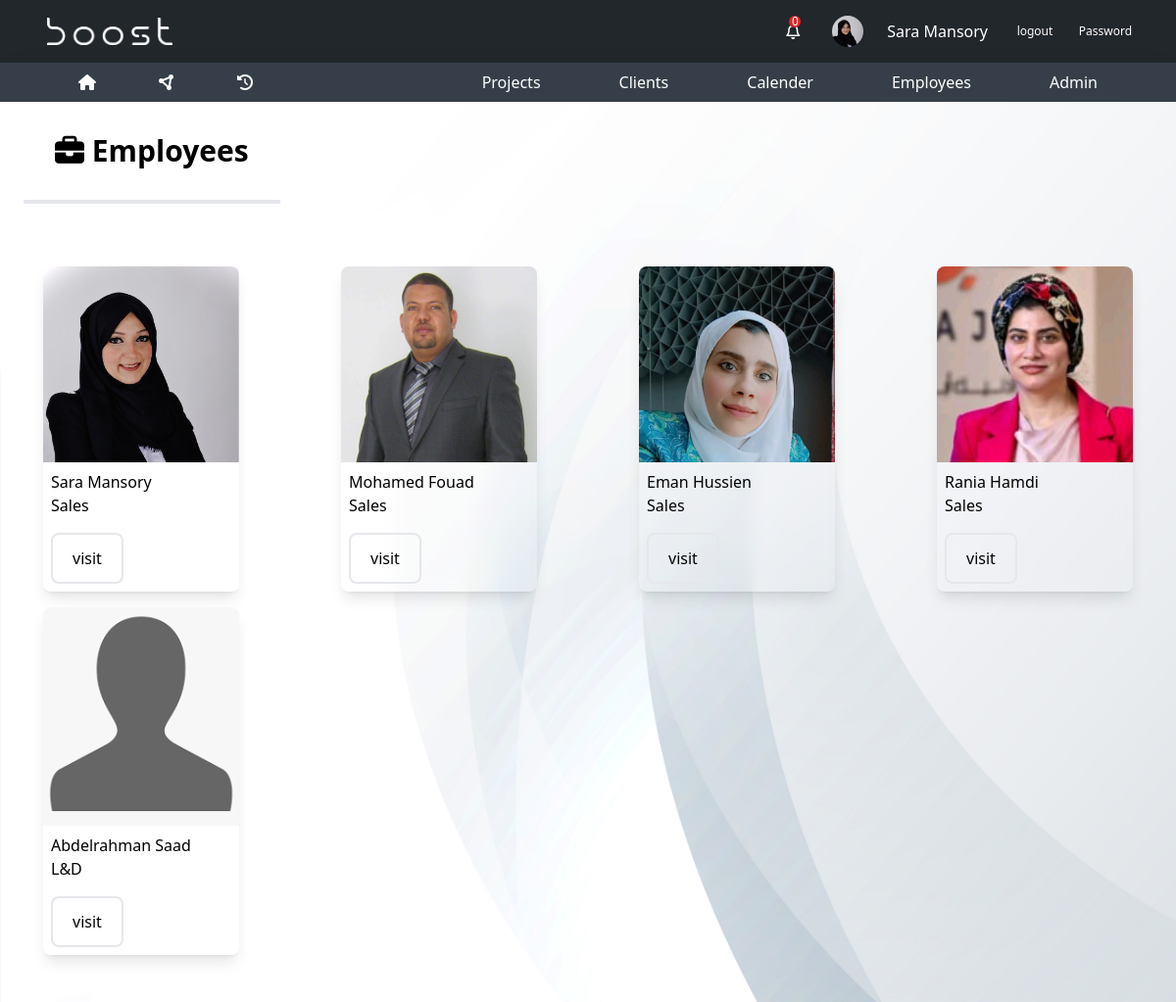
Page /employees/ (signed in) on the committed database.
### base/models.py (models this page shows, shortened)
class Employee(models.Model):
    employee_id = models.AutoField(primary_key=True)
    firstname = models.CharField(max_length=255)
    lastname = models.CharField(max_length=255)
    email = models.EmailField()
    phone = models.CharField(max_length=20)
    department = models.ForeignKey(
        Department, on_delete=models.SET_NULL, null=True)
    manager_role = models.BooleanField(default=False)
    user = models.OneToOneField(
        User, on_delete=models.CASCADE, null=True, default=None)
    employee_photo = models.ImageField(
        upload_to='employee_photos/', default='employee_photos/sara.jpg', null=True, blank=True)
    location = models.CharField(max_length=50, null=True)
    comilative_points=models.CharField(max_length=20,null=True)
    points=models.CharField(max_length=20,default="0")

class Department(models.Model):
    department_id=models.AutoField(primary_key=True)
    department_name=models.CharField(max_length=255)

### base/views.py (the view)
# urls.py: path('employees/', views.employees_list, name='employees'),
@login_required
def employees_list(request):
    employee = get_object_or_404(Employee, user=request.user)
    all_employees=Employee.objects.all()
    all_notifications=employee.notifications.all().order_by('-created_at')
    not_read_notifications=employee.notifications.filter(is_read=False).order_by('-created_at')
    context={
        "employee":employee,
        "all_employees":all_employees,
        "all_notifications":all_notifications,
        "not_read_notifications":not_read_notifications
    }
    return render(request,"pages/employees.html",context)

### templates/pages/employees.html (shortened to what this page needs)
{% extends 'base.html' %}
 {% load static %}
    {% block content %}
     {% include 'parts/navbar.html' %}
<main class="sales-bg">
<section class="relative">
  <h2 class="text-3xl font-bold mb-4 text-start ml-6  p-8 border-b-4 w-fit "> <i class="fa-solid  fa-briefcase"></i> Employees</h2>
  <div class="py-12 grid grid-cols-2 md:grid-cols-3 lg:grid-cols-4 justify-center items-center gap-4">
    {% for employee in all_employees  %}
       <div class="shadow-lg w-fit mx-auto rounded-lg backdrop-blur">
            <img src="{{employee.employee_photo.url}}" alt="employee" class=" w-[200px] rounded-t-lg">
            <div class="text p-2">
                <h1>{{employee.firstname}} {{employee.lastname}}</h1>
                <h3>{{employee.department.department_name}}</h3>
                <button class="btn-primary mt-4">
                    <a href="{% url 'employees' %}{{employee.employee_id}}">visit</a>
                </button>
            </div>
       </div>
    {% endfor %}
  </div>
</section>
</main>
{% endblock content %}

### templates/parts/navbar.html (shortened to what this page needs)
{% load static %}
<header class="">
  <div class="bg-[#22272C] px-12 py-2 flex justify-between items-center text-white">
    <div>
      <img src="{% static 'images/boost.png' %}" class="w-32" alt="Logo" />
    </div>
    <div class="flex items-center gap-6 text-white">
        <div class="relative hover:bg-slate-600  cursor-pointer w-6 h-6 flex items-center justify-center p-4 rounded-full" id="nav-profile">
            <i class="fa-regular fa-bell"></i>
            <div class="absolute top-0 left-3 w-3 h-3 text-white bg-red-600 rounded-full flex items-center justify-center text-xs notification-count">{{not_read_notifications.count}}</div>
        </div>
        {% if employee.employee_photo.url %}
        <img
          src="{{ employee.employee_photo.url }}"
          class="w-8 rounded-full cursor-pointer"
          alt="Logo"
        />
        {% endif %}
        <span>{{employee.firstname}} {{employee.lastname}}</span>
        <a class="text-xs hover:bg-slate-600 w-12 h-12 flex items-center justify-center rounded-full" href="{% url 'logout' %}">logout</a>
        <a class="text-xs hover:bg-slate-600 w-12 h-12 flex items-center justify-center rounded-full" href="{% url 'change-password' %}">Password</a>
    </div>
  </div>
  <div class="bg-[#363F49] shadow-2xl px-16 flex gap-20 text-white items-center justify-between">
    <div class="flex gap-8">
      <div class="px-4 py-2 hover:bg-[#22272c] transition-all duration-300 cursor-pointer">
        <a href="{% url 'tasks' %}"><i class="fa-solid fa-house"></i></a>
      </div>
      <div class="px-4 py-2 hover:bg-[#22272c] transition-all duration-300 cursor-pointer">
        <a href="{% url 'home' %}"><i class="fa-solid fa-circle-nodes"></i></a>
      </div>
      <div class="px-4 py-2 hover:bg-[#22272c] transition-all duration-300 cursor-pointer">
        <a href="{% url 'all_tasks' %}">
          <i class="fa-solid fa-clock-rotate-left"></i>
        </a>
      </div>
    </div>
    <ul class="flex gap-12">
      <li class="relative px-4 py-2 hover:bg-[#22272c] transition-all duration-300">
        <a href="{% url 'projects' %}">Projects</a>
      </li>
      <li class="relative px-4 py-2 hover:bg-[#22272c] transition-all duration-300">
        <a href="{% url 'clients' %}">Clients</a>
      </li>
      <li class="relative px-4 py-2 hover:bg-[#22272c] transition-all duration-300">
        <a href="{% url 'courses' %}">Calender</a>
      </li>
      <li class="relative px-4 py-2 hover:bg-[#22272c] transition-all duration-300">
        <a href="{% url 'employees' %}">Employees</a>
      </li>
      <li class="relative px-4 py-2 hover:bg-[#22272c] transition-all duration-300">
        <a href="{% url 'admin:index' %}">Admin</a>
      </li>
    </ul>
  </div>
</header>

### rows in the picture
Employee: employee_photo (picture), firstname "Sara", lastname "Mansory", department.department_name "Sales"
Employee: employee_photo (picture), firstname "Mohamed", lastname "Fouad", department.department_name "Sales"
Employee: employee_photo (picture), firstname "Eman", lastname "Hussien", department.department_name "Sales"
Employee: employee_photo (picture), firstname "Rania", lastname "Hamdi", department.department_name "Sales"
Employee: employee_photo (placeholder picture), firstname "Abdelrahman", lastname "Saad", department.department_name "L&D"

### other values in the picture
{{ not_read_notifications.count }} "0"
